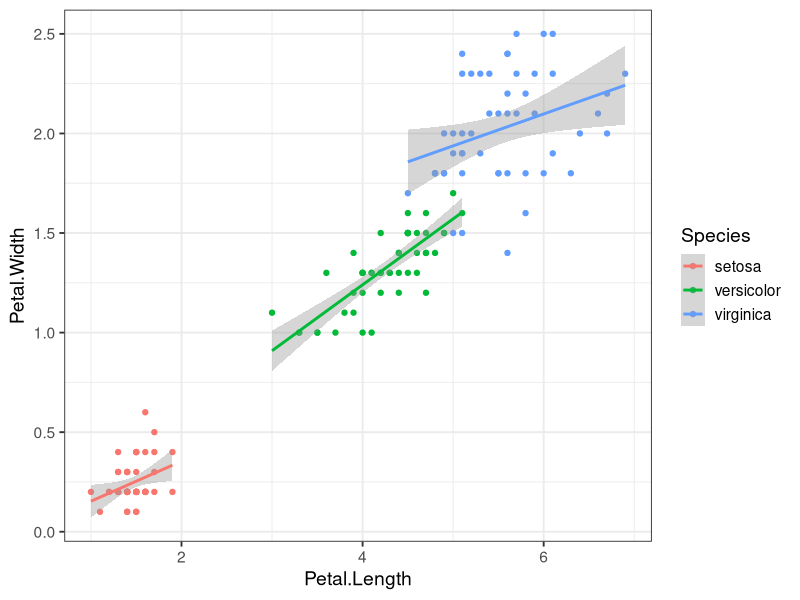

Reproduce this figure in R.
## ---- chunk 1
library(ggplot2)
ggplot(data=iris, aes(x=Petal.Length, y=Petal.Width, color=Species)) +
  geom_point() +
  theme_bw(base_size=14) +
  stat_smooth(method="lm")
